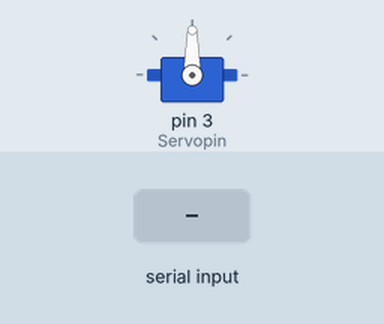
Bench run of a sketch on a simulated Arduino Uno, built with avr-gcc and run on an emulated ATmega328P. Parts: servo. Inputs (shaded band) come from the test bench.

Above: at 0.01 s.
At 1.3 s:
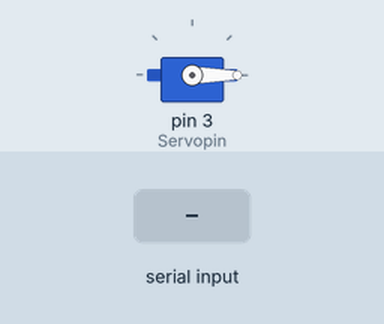
1.4 s: "a" received over Serial
At 2.4 s:
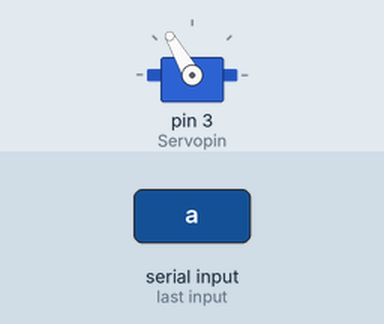
Timing chart, 0 to 4.4 s (numbered marks = the images above; inputs shaded):
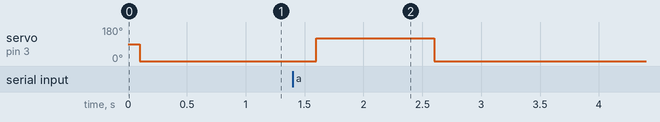

Measured:
- after the input at 1.4 s, servo on pin 3 (Servopin): 0° → 120° after 0.20 s, → 0° 1.0 s later

The sketch:

newdrivertest.ino
```cpp
#include <Servo.h>
#define Servopin 3

Servo servo1;
char sleep_status = 0;
bool command_received = false;

void setup() {
  Serial.begin(9600);
  servo1.attach(Servopin);
  delay(100);
  servo1.write(0);
  servo1.detach();
}

void loop() {

  if (Serial.available() > 0)
  {
    sleep_status = Serial.read();
    command_received = true;


    if (sleep_status == 'a' && command_received)
     {
      servo1.attach(Servopin);
      servo1.write(120);
      delay(1000);
      servo1.write(0);
      delay(500);
      servo1.detach();
    }
    else if (sleep_status == 'b' && command_received)
    {
      servo1.attach(Servopin);
      servo1.write(0);
      delay(500);
      servo1.detach();
    }
  }


  if (!command_received) {
    servo1.attach(Servopin);
    servo1.write(0);
    delay(500);
    servo1.detach();
  }
}
```
